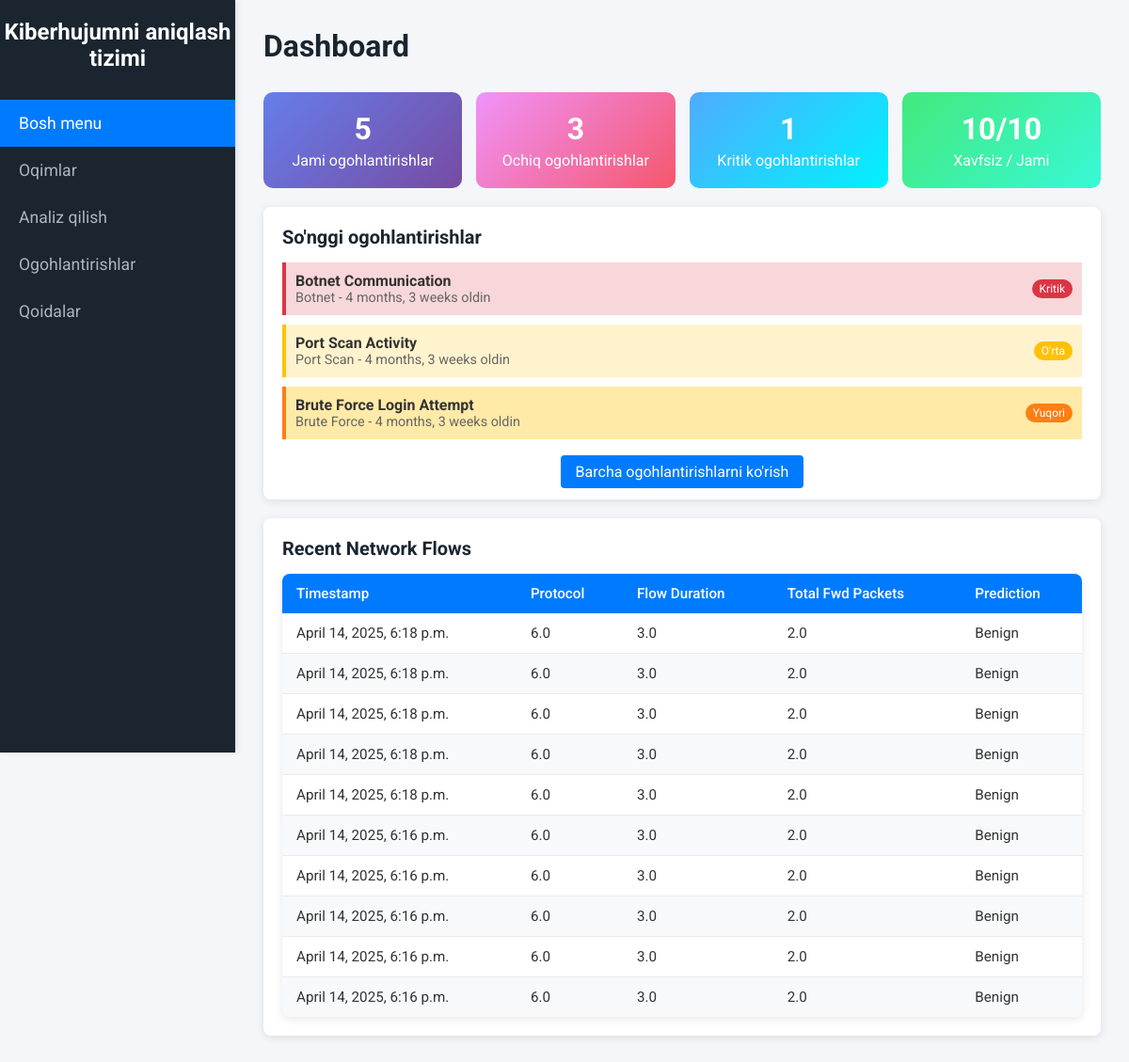
Before: / with the older database file.
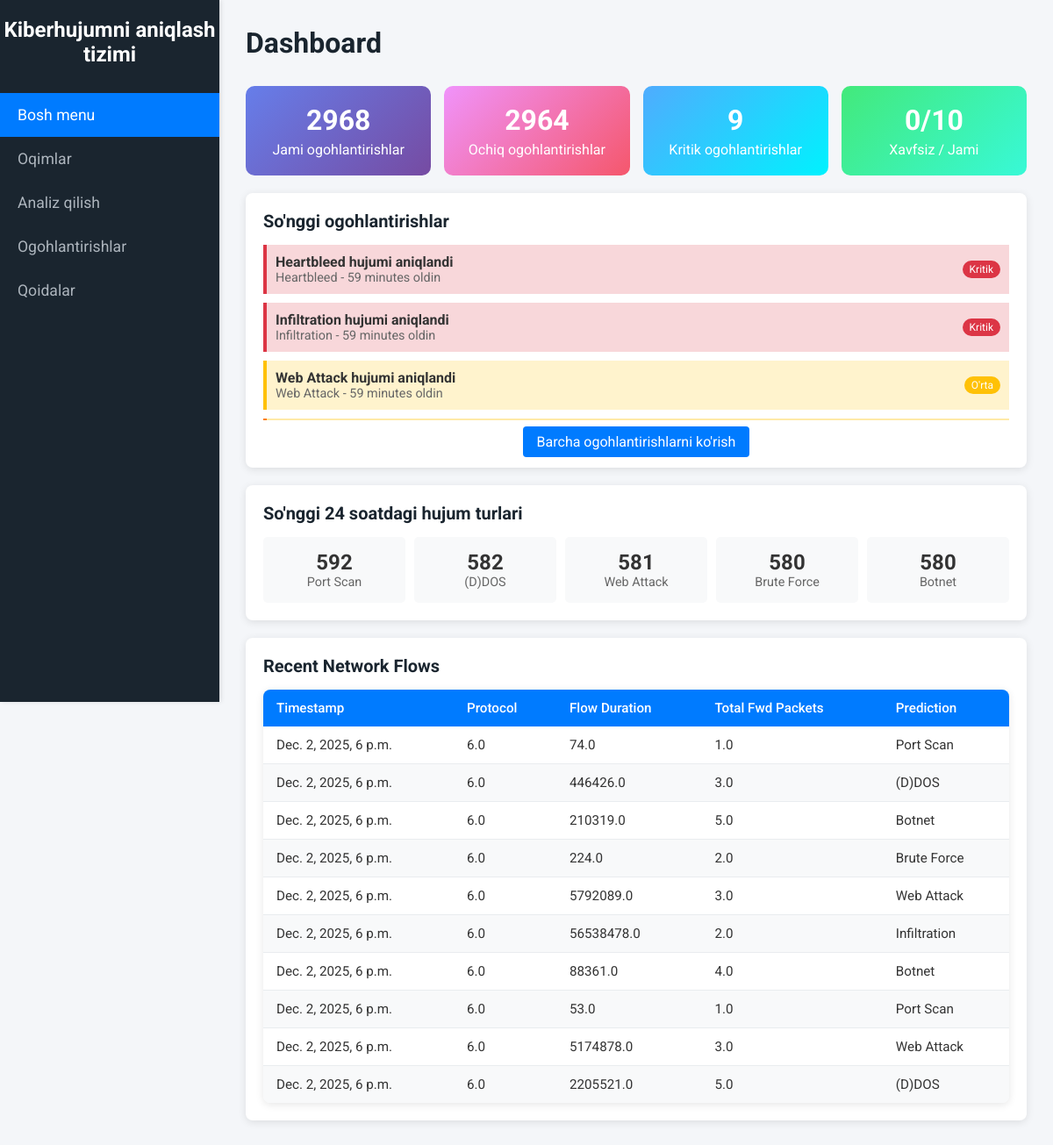
After: the same page with the newer database file.
### ids/models.py (models this page shows, shortened)
class Alert(models.Model):
    SEVERITY_CHOICES = [
        ('low', 'Kam'),
        ('medium', 'O\'rta'),
        ('high', 'Yuqori'),
        ('critical', 'Kritik'),
    ]
    STATUS_CHOICES = [
        ('open', 'Ochiq'),
        ('acknowledged', 'Qabul qilingan'),
        ('resolved', 'Hal qilingan'),
        ('false_positive', 'Noto\'g\'ri signal'),
    ]
    title = models.CharField(max_length=200, verbose_name="Sarlavha")
    description = models.TextField(verbose_name="Tavsif")
    severity = models.CharField(max_length=20, choices=SEVERITY_CHOICES, default='medium', verbose_name="Jiddiylik darajasi")
    status = models.CharField(max_length=20, choices=STATUS_CHOICES, default='open', verbose_name="Holat")
    network_flow = models.ForeignKey(NetworkFlow, on_delete=models.CASCADE, null=True, blank=True, verbose_name="Tarmoq oqimi")
    source_ip = models.GenericIPAddressField(null=True, blank=True, verbose_name="Manba IP")
    destination_ip = models.GenericIPAddressField(null=True, blank=True, verbose_name="Maqsad IP")
    attack_type = models.CharField(max_length=100, null=True, blank=True, verbose_name="Hujum turi")
    created_at = models.DateTimeField(auto_now_add=True, verbose_name="Yaratilgan vaqt")
    updated_at = models.DateTimeField(auto_now=True, verbose_name="Yangilangan vaqt")
    acknowledged_at = models.DateTimeField(null=True, blank=True, verbose_name="Qabul qilingan vaqt")
    resolved_at = models.DateTimeField(null=True, blank=True, verbose_name="Hal qilingan vaqt")
    class Meta:
        ordering = ['-created_at']
        verbose_name = "Ogohlantirish"
        verbose_name_plural = "Ogohlantirishlar"

class NetworkFlow(models.Model):
    protocol = models.FloatField()
    flow_duration = models.FloatField()
    total_fwd_packets = models.FloatField()
    total_backward_packets = models.FloatField()
    fwd_packets_length_total = models.FloatField()
    bwd_packets_length_total = models.FloatField()
    fwd_packet_length_max = models.FloatField()
    fwd_packet_length_min = models.FloatField()
    fwd_packet_length_mean = models.FloatField()
    fwd_packet_length_std = models.FloatField()
    bwd_packet_length_max = models.FloatField()
    bwd_packet_length_min = models.FloatField()
    bwd_packet_length_mean = models.FloatField()
    bwd_packet_length_std = models.FloatField()
    flow_bytes_s = models.FloatField()
    flow_packets_s = models.FloatField()
    flow_iat_mean = models.FloatField()
    flow_iat_std = models.FloatField()
    flow_iat_max = models.FloatField()
    flow_iat_min = models.FloatField()
    fwd_iat_total = models.FloatField()
    fwd_iat_mean = models.FloatField()
    fwd_iat_std = models.FloatField()
    fwd_iat_max = models.FloatField()
    fwd_iat_min = models.FloatField()
    bwd_iat_total = models.FloatField()
    bwd_iat_mean = models.FloatField()
    bwd_iat_std = models.FloatField()
    bwd_iat_max = models.FloatField()
    bwd_iat_min = models.FloatField()
    fwd_psh_flags = models.FloatField()
    fwd_header_length = models.FloatField()
    bwd_header_length = models.FloatField()
    fwd_packets_s = models.FloatField()
    bwd_packets_s = models.FloatField()
    packet_length_min = models.FloatField()
    packet_length_max = models.FloatField()
    packet_length_mean = models.FloatField()
    packet_length_std = models.FloatField()
    packet_length_variance = models.FloatField()
    fin_flag_count = models.FloatField()
    syn_flag_count = models.FloatField()
    rst_flag_count = models.FloatField()
    psh_flag_count = models.FloatField()
    ack_flag_count = models.FloatField()
    urg_flag_count = models.FloatField()
    ece_flag_count = models.FloatField()
    down_up_ratio = models.FloatField()
    avg_packet_size = models.FloatField()
    avg_fwd_segment_size = models.FloatField()
    avg_bwd_segment_size = models.FloatField()
    subflow_fwd_packets = models.FloatField()
    subflow_fwd_bytes = models.FloatField()
    subflow_bwd_packets = models.FloatField()
    subflow_bwd_bytes = models.FloatField()
    init_fwd_win_bytes = models.FloatField()
    init_bwd_win_bytes = models.FloatField()
    fwd_act_data_packets = models.FloatField()
    fwd_seg_size_min = models.FloatField()
    active_mean = models.FloatField()
    active_std = models.FloatField()
    active_max = models.FloatField()
    active_min = models.FloatField()
    idle_mean = models.FloatField()
    idle_std = models.FloatField()
    idle_max = models.FloatField()
    idle_min = models.FloatField()
    prediction = models.CharField(max_length=50, null=True, blank=True)
    timestamp = models.DateTimeField(auto_now_add=True)

### ids/views.py (the view)
# urls.py: path('', views.dashboard, name='dashboard'),
def dashboard(request):
    flows = NetworkFlow.objects.all().order_by('-timestamp')[:10]
    total_alerts = Alert.objects.count()
    open_alerts = Alert.objects.filter(status='open').count()
    critical_alerts = Alert.objects.filter(severity='critical', status='open').count()
    recent_alerts = Alert.objects.filter(status='open').order_by('-created_at')[:5]
    recent_predictions = flows.values_list('prediction', flat=True)
    benign_count = sum(1 for p in recent_predictions if p == 'Benign')
    malicious_count = len(recent_predictions) - benign_count
    attack_distribution = Alert.objects.filter(
        created_at__gte=timezone.now() - timedelta(hours=24)
    ).values('attack_type').annotate(count=Count('id')).order_by('-count')[:5]
    context = {
        'flows': flows,
        'total_alerts': total_alerts,
        'open_alerts': open_alerts,
        'critical_alerts': critical_alerts,
        'recent_alerts': recent_alerts,
        'benign_count': benign_count,
        'malicious_count': malicious_count,
        'attack_distribution': attack_distribution,
    }
    return render(request, 'ids/dashboard.html', context)

### ids/templates/ids/dashboard.html (shortened to what the changed rows need)
<!DOCTYPE html>
<html lang="en">
<head>
    {% load static %}
    <link rel="stylesheet" href="{% static 'ids/css/styles.css' %}">
</head>
<body>
    <div class="sidebar">
        <h2>Kiberhujumni aniqlash tizimi</h2>
    </div>
    <div class="main-content">
        <header>
            <h1>Dashboard</h1>
        </header>
        <div style="display: grid; grid-template-columns: repeat(auto-fit, minmax(200px, 1fr)); gap: 15px; margin-bottom: 20px;">
            <div style="background: linear-gradient(135deg, #667eea 0%, #764ba2 100%); color: white; padding: 20px; border-radius: 10px; text-align: center;">
                <h3 style="margin: 0; font-size: 2em;">{{ total_alerts }}</h3>
                <p style="margin: 5px 0 0 0;">Jami ogohlantirishlar</p>
            </div>
            <div style="background: linear-gradient(135deg, #f093fb 0%, #f5576c 100%); color: white; padding: 20px; border-radius: 10px; text-align: center;">
                <h3 style="margin: 0; font-size: 2em;">{{ open_alerts }}</h3>
                <p style="margin: 5px 0 0 0;">Ochiq ogohlantirishlar</p>
            </div>
            <div style="background: linear-gradient(135deg, #4facfe 0%, #00f2fe 100%); color: white; padding: 20px; border-radius: 10px; text-align: center;">
                <h3 style="margin: 0; font-size: 2em;">{{ critical_alerts }}</h3>
                <p style="margin: 5px 0 0 0;">Kritik ogohlantirishlar</p>
            </div>
            <div style="background: linear-gradient(135deg, #43e97b 0%, #38f9d7 100%); color: white; padding: 20px; border-radius: 10px; text-align: center;">
                <h3 style="margin: 0; font-size: 2em;">{{ benign_count }}/{{ benign_count|add:malicious_count }}</h3>
                <p style="margin: 5px 0 0 0;">Xavfsiz / Jami</p>
            </div>
        </div>
        {% if recent_alerts %}
        <div class="card" style="margin-bottom: 20px;">
            <div style="max-height: 200px; overflow-y: auto;">
                {% for alert in recent_alerts %}
                    <div style="border-left: 4px solid {% if alert.severity == 'critical' %}#dc3545{% elif alert.severity == 'high' %}#fd7e14{% elif alert.severity == 'medium' %}#ffc107{% else %}#28a745{% endif %}; padding: 10px; margin-bottom: 10px; background-color: {% if alert.severity == 'critical' %}#f8d7da{% elif alert.severity == 'high' %}#ffeaa7{% elif alert.severity == 'medium' %}#fff3cd{% else %}#d4edda{% endif %};">
                        <div style="display: flex; justify-content: space-between; align-items: center;">
                            <div>
                                <strong>{{ alert.title }}</strong>
                                <div style="font-size: 0.9em; color: #666;">{{ alert.attack_type|default:"Noma'lum" }} - {{ alert.created_at|timesince }} oldin</div>
                            </div>
                            <span style="background-color: {% if alert.severity == 'critical' %}#dc3545{% elif alert.severity == 'high' %}#fd7e14{% elif alert.severity == 'medium' %}#ffc107{% else %}#28a745{% endif %}; color: white; padding: 3px 8px; border-radius: 12px; font-size: 12px;">
                                {{ alert.get_severity_display }}
                            </span>
                        </div>
                    </div>
                {% endfor %}
            </div>
        </div>
        {% endif %}
        {% if attack_distribution %}
        <div class="card" style="margin-bottom: 20px;">
            <h3>So'nggi 24 soatdagi hujum turlari</h3>
            <div style="display: grid; grid-template-columns: repeat(auto-fit, minmax(150px, 1fr)); gap: 10px;">
                {% for attack in attack_distribution %}
                    <div style="text-align: center; padding: 15px; background-color: #f8f9fa; border-radius: 5px;">
                        <div style="font-size: 1.5em; font-weight: bold; color: #333;">{{ attack.count }}</div>
                        <div style="font-size: 0.9em; color: #666;">{{ attack.attack_type|default:"Noma'lum" }}</div>
                    </div>
                {% endfor %}
            </div>
        </div>
        {% endif %}
        <div class="card">
            <table>
                <thead>
                    <tr>
                        <th>Timestamp</th>
                        <th>Protocol</th>
                        <th>Flow Duration</th>
                        <th>Total Fwd Packets</th>
                        <th>Prediction</th>
                    </tr>
                </thead>
                <tbody id="flows-body">
                    {% for flow in flows %}
                    <tr>
                        <td>{{ flow.timestamp }}</td>
                        <td>{{ flow.protocol }}</td>
                        <td>{{ flow.flow_duration }}</td>
                        <td>{{ flow.total_fwd_packets }}</td>
                        <td>{{ flow.prediction }}</td>
                    </tr>
                    {% empty %}
                    <tr>
                        <td colspan="5">No recent flows available.</td>
                    </tr>
                    {% endfor %}
                </tbody>
            </table>
        </div>
    </div>
</body>
</html>

Changed rows visible on the page:
no longer on this page (row unchanged): Alert: title "Botnet Communication", attack_type "Botnet", created_at "4 months, 3 weeks", severity "Kritik"
no longer on this page (row edited): Alert: title "Port Scan Activity", attack_type "Port Scan", created_at "4 months, 3 weeks", severity "O'rta"
no longer on this page (row edited): Alert: title "Brute Force Login Attempt", attack_type "Brute Force", created_at "4 months, 3 weeks", severity "Yuqori"
no longer on this page (row unchanged): NetworkFlow: timestamp "April 14, 2025, 6:18 p.m.", protocol "6.0", flow_duration "3.0", total_fwd_packets "2.0", prediction "Benign"
no longer on this page (row unchanged): NetworkFlow: timestamp "April 14, 2025, 6:18 p.m.", protocol "6.0", flow_duration "3.0", total_fwd_packets "2.0", prediction "Benign"
no longer on this page (row unchanged): NetworkFlow: timestamp "April 14, 2025, 6:18 p.m.", protocol "6.0", flow_duration "3.0", total_fwd_packets "2.0", prediction "Benign"
no longer on this page (row unchanged): NetworkFlow: timestamp "April 14, 2025, 6:18 p.m.", protocol "6.0", flow_duration "3.0", total_fwd_packets "2.0", prediction "Benign"
no longer on this page (row unchanged): NetworkFlow: timestamp "April 14, 2025, 6:18 p.m.", protocol "6.0", flow_duration "3.0", total_fwd_packets "2.0", prediction "Benign"
no longer on this page (row unchanged): NetworkFlow: timestamp "April 14, 2025, 6:16 p.m.", protocol "6.0", flow_duration "3.0", total_fwd_packets "2.0", prediction "Benign"
no longer on this page (row unchanged): NetworkFlow: timestamp "April 14, 2025, 6:16 p.m.", protocol "6.0", flow_duration "3.0", total_fwd_packets "2.0", prediction "Benign"
no longer on this page (row unchanged): NetworkFlow: timestamp "April 14, 2025, 6:16 p.m.", protocol "6.0", flow_duration "3.0", total_fwd_packets "2.0", prediction "Benign"
no longer on this page (row unchanged): NetworkFlow: timestamp "April 14, 2025, 6:16 p.m.", protocol "6.0", flow_duration "3.0", total_fwd_packets "2.0", prediction "Benign"
no longer on this page (row unchanged): NetworkFlow: timestamp "April 14, 2025, 6:16 p.m.", protocol "6.0", flow_duration "3.0", total_fwd_packets "2.0", prediction "Benign"
added Alert: title "Heartbleed hujumi aniqlandi", attack_type "Heartbleed", created_at "59 minutes", severity "Kritik"
added Alert: title "Infiltration hujumi aniqlandi", attack_type "Infiltration", created_at "59 minutes", severity "Kritik"
added Alert: title "Web Attack hujumi aniqlandi", attack_type "Web Attack", created_at "59 minutes", severity "O'rta"
added NetworkFlow: timestamp "Dec. 2, 2025, 6 p.m.", protocol "6.0", flow_duration "74.0", total_fwd_packets "1.0", prediction "Port Scan"
added NetworkFlow: timestamp "Dec. 2, 2025, 6 p.m.", protocol "6.0", flow_duration "446426.0", total_fwd_packets "3.0", prediction "(D)DOS"
added NetworkFlow: timestamp "Dec. 2, 2025, 6 p.m.", protocol "6.0", flow_duration "210319.0", total_fwd_packets "5.0", prediction "Botnet"
added NetworkFlow: timestamp "Dec. 2, 2025, 6 p.m.", protocol "6.0", flow_duration "224.0", total_fwd_packets "2.0", prediction "Brute Force"
added NetworkFlow: timestamp "Dec. 2, 2025, 6 p.m.", protocol "6.0", flow_duration "5792089.0", total_fwd_packets "3.0", prediction "Web Attack"
added NetworkFlow: timestamp "Dec. 2, 2025, 6 p.m.", protocol "6.0", flow_duration "56538478.0", total_fwd_packets "2.0", prediction "Infiltration"
added NetworkFlow: timestamp "Dec. 2, 2025, 6 p.m.", protocol "6.0", flow_duration "88361.0", total_fwd_packets "4.0", prediction "Botnet"
added NetworkFlow: timestamp "Dec. 2, 2025, 6 p.m.", protocol "6.0", flow_duration "53.0", total_fwd_packets "1.0", prediction "Port Scan"
added NetworkFlow: timestamp "Dec. 2, 2025, 6 p.m.", protocol "6.0", flow_duration "5174878.0", total_fwd_packets "3.0", prediction "Web Attack"
added NetworkFlow: timestamp "Dec. 2, 2025, 6 p.m.", protocol "6.0", flow_duration "2205521.0", total_fwd_packets "5.0", prediction "(D)DOS"
Other visible differences:
{{ total_alerts }}: "5" → "2968"
{{ open_alerts }}: "3" → "2964"
{{ critical_alerts }}: "1" → "9"
{{ benign_count }}: "10" → "0"
text now shown: "So'nggi 24 soatdagi hujum turlari"
new list line: "592 Port Scan"
new list line: "582 (D)DOS"
new list line: "581 Web Attack"
new list line: "580 Brute Force"
new list line: "580 Botnet"
